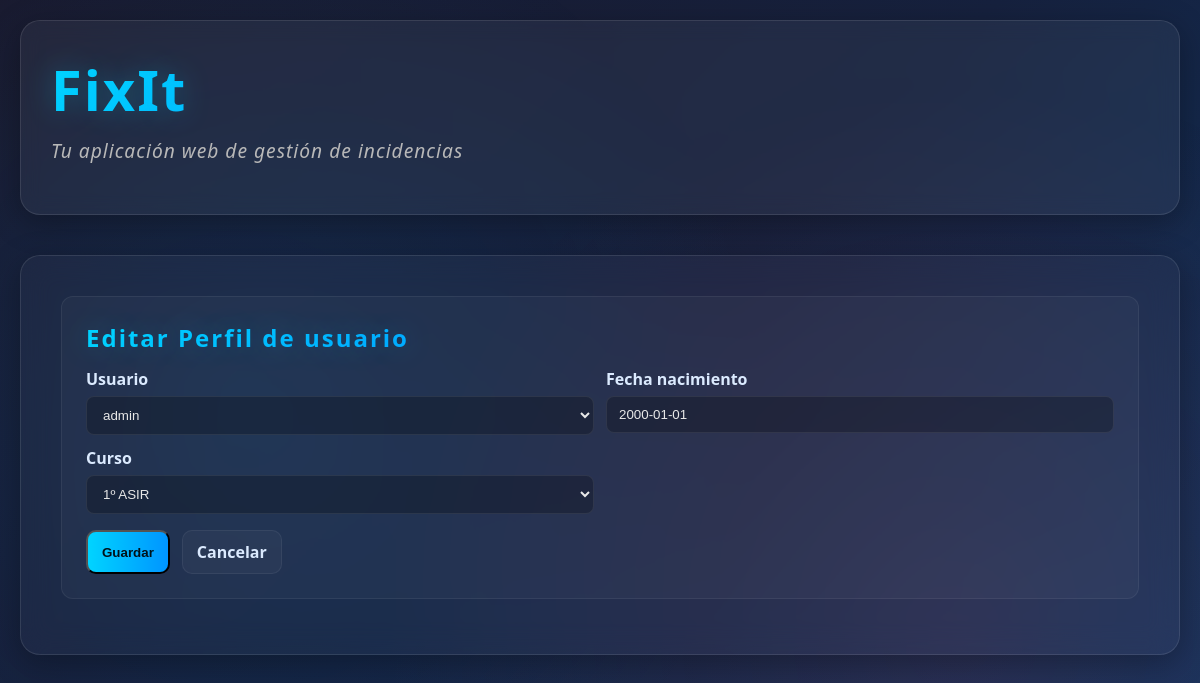
Page /fixit/perfil_usuario/4/update/ on the committed database.
### fixit/models.py (models this page shows, shortened)
class PerfilUsuario(models.Model):
    CURSOS = [
        ("1ASIR", "1º ASIR"),
        ("2ASIR", "2º ASIR"),
        ("1DAM", "1º DAM"),
        ("2DAM", "2º DAM"),
        ("1DAW", "1º DAW"),
        ("2DAW", "2º DAW"),
        ("1SMR_A", "1º SMR A"),
        ("1SMR_B", "1º SMR B"),
    ]
    usuario = models.OneToOneField(User, on_delete=models.CASCADE)
    fecha_nacimiento = models.DateField(null=False, blank=False, default="2000-01-01")
    curso = models.CharField(max_length=10, choices=CURSOS, null=False, blank=False, default="1ASIR")

### fixit/views.py (the view)
# urls.py: path("perfil_usuario/<int:pk>/update/", PerfilUsuarioUpdateView.as_view(), name="perfilusuario_update"),
class PerfilUsuarioUpdateView(UpdateView):
    model = PerfilUsuario
    fields = '__all__'
    template_name = "fixit/perfilusuario/form.html"
    success_url = reverse_lazy('perfilusuario_list')

### fixit/templates/fixit/perfilusuario/form.html (shortened to what this page needs)
{% extends "base.html" %}
{% block content %}
<div class="form-card">
    <h2>{% if form.instance.pk %}Editar{% else %}Crear{% endif %} Perfil de usuario</h2>
    <form method="post" enctype="multipart/form-data" novalidate>
        <div class="form-grid">
            {% for field in form %}
                <div class="form-group">
                    <label for="{{ field.id_for_label }}">{{ field.label }}</label>
                    {{ field }}
                </div>
            {% endfor %}
        </div>
        <div class="form-actions">
            <button type="submit" class="btn btn-primary">Guardar</button>
            <a href="{% url 'perfilusuario_list' %}" class="btn btn-secondary">Cancelar</a>
        </div>
    </form>
</div>
{% endblock %}

### fixit/templates/base.html (style rules this page uses)
* { margin: 0; padding: 0; box-sizing: border-box; }
body { background: linear-gradient(135deg, #1a1a2e 0%, #16213e 50%, #0f3460 100%); min-height: 100vh; font-family: 'Segoe UI', Tahoma, Geneva, Verdana, sans-serif; color: #e8e8e8; padding: 20px; position: relative; overflow-x: hidden; }
body::before { content: ''; position: fixed; top: 0; left: 0; width: 100%; height: 100%; background: radial-gradient(circle at 20% 50%, rgba(0, 149, 255, 0.1) 0%, transparent 50%), radial-gradient(circle at 80% 80%, rgba(255, 71, 87, 0.1) 0%, transparent 50%); pointer-events: none; z-index: 0; }
h2 { margin-block-end: 10px; background: linear-gradient(135deg, #00d4ff 0%, #0095ff 50%, #ff4757 100%); -webkit-background-clip: text; -webkit-text-fill-color: transparent; background-clip: text; margin-bottom: 10px; letter-spacing: 2px; text-shadow: 0 0 30px rgba(0, 212, 255, 0.3); }
a { color: #00d4ff; text-decoration: none; transition: color 0.3s ease; }

### fixit/templates/fixit/perfilusuario/form.html (style rules this page uses)
.form-card { max-width: auto; margin: 0 auto; padding:24px; background: rgba(255,255,255,0.03); border-radius: 12px; border: 1px solid rgba(255,255,255,0.06); }
.form-card h2 { margin-bottom: 14px; }
.form-grid { display: grid; grid-template-columns: repeat(2,1fr); gap: 12px; }
.form-group label { display: block; margin-bottom: 6px; font-weight: 600; color: #dbeafe; }
.form-group input, .form-group select, .form-group textarea { width: 100%; padding: 10px 12px; border-radius: 8px; border: 1px solid rgba(255,255,255,0.08); background: rgba(0,0,0,0.25); color: #e8e8e8; }
.form-actions { display: flex; gap: 12px; margin-top: 16px; }
.btn { padding: 10px 14px; border-radius: 10px; font-weight: 700; }
.btn-primary { background: linear-gradient(90deg,#00d4ff,#0095ff); color: #00121a; }
.btn-secondary { background: rgba(255,255,255,0.03); color: #dbeafe; border: 1px solid rgba(255,255,255,0.06); }

### rows in the picture
PerfilUsuario: form "admin" "2000-01-01" "1º ASIR"

### other values in the picture
{{ field.label }} "Usuario" "Fecha nacimiento" "Curso"
